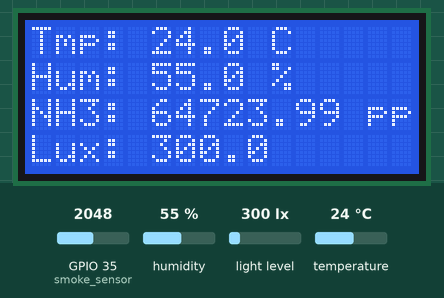
This sketch was run on a simulated ESP32. Parts: 16×4 character LCD. The inputs (shaded band) are chosen by the test bench; at power-on: GPIO 35 (smoke_sensor) = 2048, humidity 55 %, light level 300 lx, temperature 24 °C. WiFi joins after 1.5 s; servers stay silent unless stated; EEPROM starts erased; what the sketch prints to the serial monitor is not drawn.

Above: at 10.8 s.
10.9 s: GPIO 35 (smoke_sensor) set to 3856
At 15.1 s:
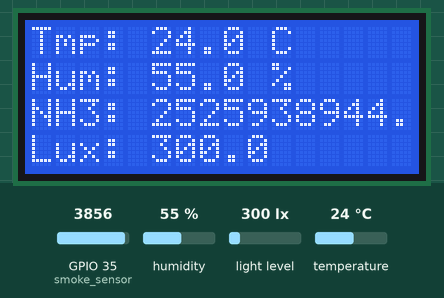
15.4 s: GPIO 35 (smoke_sensor) set to 3945
At 18.7 s:
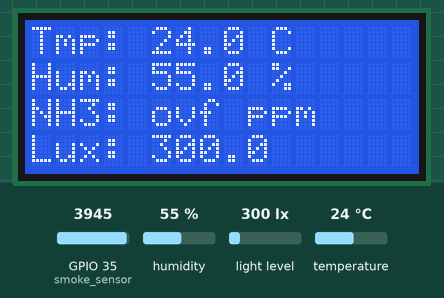
19.0 s: humidity set to 22 %
At 21.6 s:
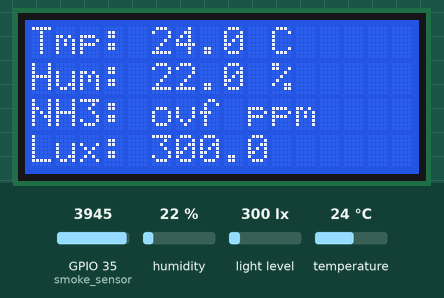
22.7 s: light level set to 40 lx
At 25.4 s:
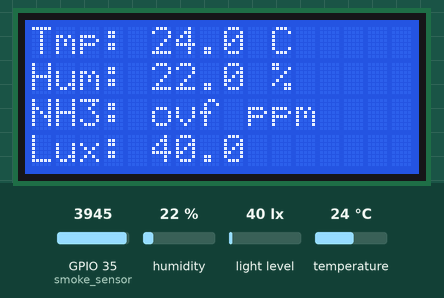
26.4 s: temperature set to 12 °C
At 29.2 s:
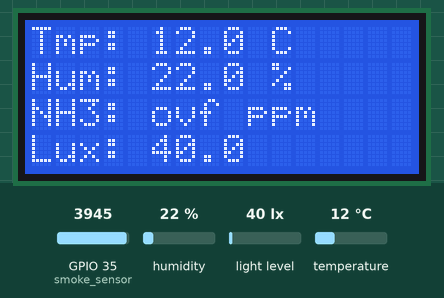
30.0 s: light level set to 500 lx
At 33.1 s:
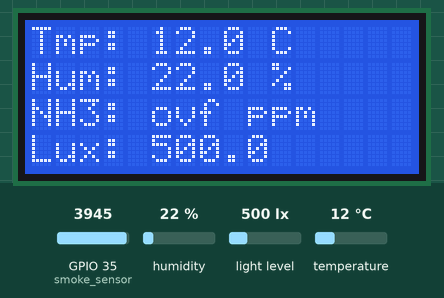
Timing chart, 0 to 34.6 s (numbered marks = the images above; inputs shaded):
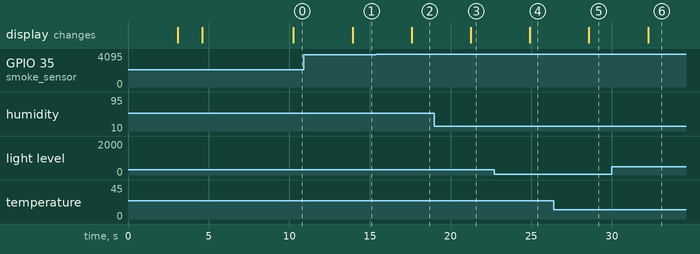

Measured:
- the behaviour switches between 3885 and 3886 on GPIO 35 (smoke_sensor) (found by bisection; images 1 and 2)
- after the input at 10.9 s, the display: changes after 3.0 s (image 1)
- after the input at 15.4 s, the display: changes after 2.2 s (image 2)
- after the input at 19.0 s, the display: changes after 2.3 s (image 3)
- after the input at 22.7 s, the display: changes after 2.2 s (image 4)
- after the input at 26.4 s, the display: changes after 2.2 s (image 5)
- after the input at 30.0 s, the display: changes after 2.2 s (image 6)

The sketch:

manderah_sensor.ino
```cpp
#include <LiquidCrystal_I2C.h>
#include <Wire.h>
#include <BH1750.h>
#include "DHT.h"
#include <Preferences.h> // For storing Ro and offset in non-volatile memory (ESP32)
#include <WiFi.h>
#include <HTTPClient.h>

// WiFi Credentials
//BABEKWAL
// const char* ssid = "Jazz 4G CPE_FECD";
// const char* password = "34278261";
//MANDRA
// const char* ssid = "Aamir khan";
// const char* password = "Hi-tech33";
//HI TECH TESTING
// const char* ssid = "Chief Executive_IoT";
// const char* password = "secure@1";
const char* ssid = "Hi-Tech-Farm";
const char* password = "secure@1";


const char* serverIP = "18.199.188.82";  // original ip
// const char* serverIP = "10.17.71.91";  // Replace with your Spring Boot server IP
//const char* serverIP = "155.135.1.90";
// const int serverPort = 8080;
const int serverPort = 9090;

const char* DeviceID = "43";
const char* DeviceLabel = "H1 P";

// ─── NEW TIMING CONSTANTS & STATE ───────────────────────────────
const unsigned long FIRST_SEND_DELAY_MS = 120UL * 1000;   // 1.5 min
const unsigned long SEND_INTERVAL_MS    = 45UL * 1000;   // 45 s
// const unsigned long FIRST_SEND_DELAY_MS = 1UL * 1000;   // 1.5 min
// const unsigned long SEND_INTERVAL_MS    = 1UL * 1000;   // 45 s
unsigned long bootMillis      = 0;  // captured in setup()
unsigned long lastSendMillis  = 0;  // updated after each successful POST
// ─── COUNTDOWN HELPERS ─────────────────────────────
unsigned long lastCountdownSec = 999;   // force first print
char          lcdBuf[17];               // 16-char temp buffer
// ──────────────────────────────────────────────────

// ────────────────────────────────────────────────────────────────

// WiFi Client
WiFiClient client;

// === LCD Configuration ===
LiquidCrystal_I2C lcd(0x27, 16, 4);

// === BH1750 Light Sensor ===
BH1750 lightMeter;

// === DHT22 Sensor ===
#define DHTPIN 5
#define DHTTYPE DHT22
DHT dht(DHTPIN, DHTTYPE);

// === MQ-137 Sensor Configuration ===
#define smoke_sensor 35  // ADC pin for MQ-137

// IMPORTANT: Set RL according to the actual resistor in ohms!
// e.g. 1 kΩ => 1000.0; 10 kΩ => 10000.0, etc.
#define RL 1000.0

// If you have the typical MQ-137 from datasheet, the clean-air ratio is about 1.7
const float CLEAN_AIR_RATIO = 1.5;

// Constants for typical MQ-137 log formula (from datasheet’s log-log plot)
// log10(PPM) = (log10(Rs/Ro) - b) / m
// => PPM = 10^[(log10(Ratio) - b)/m]
// The values below (b = 0.42, m = -0.263) are approximate and may need tweaking.
// const float SLOPE_M     = -0.477;   // steeper
// const float INTERCEPT_B =  1.63;    // moves curve up

const float SLOPE_M = -0.263;
const float INTERCEPT_B = 0.42;


// For storing calibration data in ESP32 flash
Preferences prefs;

// We store Ro and an environment offset globally
// float Ro = 6000.0;
float Ro = 7000.0;          // Will be calibrated or loaded
float ammoniaOffset = 0.0;  // Used to shift final PPM reading to near zero if needed

bool doCalibration = true;  // Decide if we should calibrate on startup

// === Function Prototypes ===
void setupLCD();
void setupDHT();
void setupBH1750();
void setupSmokeSensor();
void calibrateMQ137();
void clearMQ137Calibration();
void calibrateEnvironmentOffset();

void setupWifi();
void sendDataToAPI(float PPM, int lux, float humidity, float temperature);

float readTemperature();
float readHumidity();
float readLightLevel();
float readAmmoniaPPM();

void displayData(float temp, float hum, float lux, float ppm);

void setup() {
  Serial.begin(115200);
  Wire.begin();
  pinMode(smoke_sensor, INPUT);

  // record boot-time for first-send delay
  bootMillis = millis();

  // Connect to WiFi on startup
  setupWifi();

  bool shouldClear = true; // or read from a button or command
  if (shouldClear) {
    clearMQ137Calibration();
    lcd.print("  RESET RO ");
    delay(1000);
  }

  setupLCD();
  setupDHT();
  setupBH1750();
  setupSmokeSensor();

  // Give MQ sensor some time to warm up
  delay(5000);

  // === Retrieve stored calibration from Preferences (ESP32) ===
  // ... (your calibration code commented out here) ...

  Serial.println("Setup done. Entering main loop...");
}

void setupWifi() {
  // Enable auto-reconnect and persistent settings for WiFi
  WiFi.mode(WIFI_STA);
  WiFi.setAutoReconnect(true);
  WiFi.persistent(true);

  // Start connection
  WiFi.begin(ssid, password);
  int attempts = 0;
  while (WiFi.status() != WL_CONNECTED && attempts < 20) {  // Try 20 times
      delay(1000);
      Serial.println("Connecting to WiFi...");
      attempts++;
  }
  if (WiFi.status() == WL_CONNECTED) {
      Serial.println("WiFi connected!");
      Serial.print("IP Address: ");
      Serial.println(WiFi.localIP());
  } else {
      Serial.println("WiFi connection failed!");
  }
}

// Clear MQ-137 calibration data from flash
void clearMQ137Calibration() {
  prefs.begin("mq137", false);
  prefs.clear();
  prefs.end();
  ammoniaOffset = 0.0;
  doCalibration = true;
  Serial.println("Cleared MQ-137 calibration data from flash. Next run will recalibrate.");
}

void loop() {
    // ─── 90-second boot countdown ─────────────────────
  // unsigned long now = millis();
  // if (now - bootMillis < FIRST_SEND_DELAY_MS) {
  //   unsigned long remainingSec =
  //       (FIRST_SEND_DELAY_MS - (now - bootMillis) + 999) / 1000;  // ceil

  //   if (remainingSec != lastCountdownSec) {
  //     // —— Serial monitor ——
  //     Serial.print("[ ");
  //     Serial.print(DeviceLabel);     // adds the label, e.g. f_test
  //     Serial.print("] first post in ");

  //     Serial.print(remainingSec);
  //     Serial.println(" s");

  //     // —— LCD ——
  //     lcd.clear();
  //     lcd.setCursor(0, 0);
  //     lcd.print(DeviceLabel);
  //     lcd.print(" wait...");
  //     lcd.setCursor(0, 1);
  //     snprintf(lcdBuf, sizeof(lcdBuf), "Start in %3lus", remainingSec);
  //     lcd.print(lcdBuf);           // e.g. “Start in  90s”

  //     lastCountdownSec = remainingSec;
  //   }
  //   delay(1000);   // 1-second tick
  //   return;        // skip rest of loop until delay finished
  // }
  // ──────────────────────────────────────────────────

// Check if WiFi is still connected; if not, try reconnecting.

  // Check if WiFi is still connected; if not, try reconnecting.
  if (WiFi.status() != WL_CONNECTED) {
    Serial.println("WiFi disconnected. Attempting to reconnect...");
    setupWifi();
  }
  // if (lastCountdownSec != 0) {   // just exited countdown
  //   lcd.clear();
  //   lastCountdownSec = 0;        // prevent this from running again
  // }


  // === Read Sensors ===
  float temperature = readTemperature();
  float humidity    = readHumidity();
  float lux         = readLightLevel();
  float ammoniaPPM  = readAmmoniaPPM();

  // === Display the Data ===
  displayData(temperature, humidity, lux, ammoniaPPM);

  // Unconditional call preserved – logic moved inside sendDataToAPI()
  sendDataToAPI(ammoniaPPM, lux, humidity, temperature);

  delay(3000);
}

// ───────────────────────────────────────────────────────────────
// sendDataToAPI now enforces the 1.5 min startup delay
// and 30 s interval between successful sends.
// ───────────────────────────────────────────────────────────────
void sendDataToAPI(float PPM, int lux, float humidity, float temperature) {

  unsigned long now = millis();

  // Wait 1.5 minutes after boot before the first send
  if ((now - bootMillis) < FIRST_SEND_DELAY_MS) {
    return;
  }

  // Enforce 30 second interval between sends
  if ((now - lastSendMillis) < SEND_INTERVAL_MS) {
    return;
  }

  Serial.println("Sending to API...");

  if (client.connect(serverIP, serverPort)) {

      String jsonData = String("{")
          + "\"deviceLabel\": \"" + DeviceLabel + "\","
          + "\"deviceId\": \"" + DeviceID + "\","
          + "\"ammonia_ppm\": " + (isnan(PPM) ? "null" : String(PPM)) + ","
          + "\"lux\": " + (isnan(lux) ? "null" : String(lux)) + ","
          + "\"humidity\": " + (isnan(humidity) ? "null" : String(humidity)) + ","
          + "\"temperature\": " + (isnan(temperature) ? "null" : String(temperature))
          + "}";

      // extra log showing the exact JSON payload
      Serial.print("Payload: ");
      Serial.println(jsonData);

      client.println(jsonData);
      Serial.println("Data sent to the server");
      client.stop();

      lastSendMillis = now;   // mark successful send time
  } else {
      Serial.println("Connection to server failed");
  }
}

// =========================  (rest of your original code)  =========================
void setupLCD() {
  lcd.init();
  lcd.backlight();
  lcd.setCursor(0, 0);
  lcd.print("  Hi-Tech ErpBG ");
  delay(1500);
  lcd.clear();
}

void setupDHT() {
  dht.begin();
}

void setupBH1750() {
  if (lightMeter.begin(BH1750::CONTINUOUS_HIGH_RES_MODE)) {
    Serial.println("BH1750 initialized");
  } else {
    Serial.println("BH1750 initialization failed!");
  }
}

void setupSmokeSensor() {
  // Placeholder: configure MQ-137 sensor if needed.
}

void calibrateMQ137() {
  Serial.println("Calibrating MQ-137 in clean air (or baseline air)...");
  float totalRs = 0.0;
  const int samples = 50;

  for (int i = 0; i < samples; i++) {
    int sensorValue = analogRead(smoke_sensor);
    float VRL = sensorValue * (3.3 / 4095.0);  // Convert ADC reading to voltage
    if (VRL < 0.1) VRL = 0.1;  // Avoid extreme low
    float Rs = ((3.3 / VRL) - 1.0) * RL;
    totalRs += Rs;
    delay(100);
  }

  float avgRs = totalRs / samples;
  Ro = avgRs / CLEAN_AIR_RATIO;

  Serial.print("Calibrated Ro: ");
  Serial.println(Ro);

  lcd.clear();
  lcd.setCursor(0, 0);
  lcd.print("Calibrated Ro:");
  lcd.setCursor(0, 1);
  lcd.print(Ro);
  delay(2000);
}

void calibrateEnvironmentOffset() {
  Serial.println("Measuring baseline NH3 to create offset...");
  const int offsetSamples = 20;
  float totalPPM = 0.0;
  for (int i = 0; i < offsetSamples; i++) {
    float ppm = readAmmoniaPPM();
    totalPPM += ppm;
    delay(200);
  }
  float baselinePPM = totalPPM / offsetSamples;
  ammoniaOffset = baselinePPM;
  Serial.print("Baseline PPM: ");
  Serial.println(baselinePPM);
  Serial.print("Applying offset: ");
  Serial.println(ammoniaOffset);
}

float readTemperature() {
  float temperature = dht.readTemperature();
  if (isnan(temperature)) {
    Serial.println("Failed to read temperature!");
    return NAN;
  }
  return temperature;
}

float readHumidity() {
  float humidity = dht.readHumidity();
  if (isnan(humidity)) {
    Serial.println("Failed to read humidity!");
    return NAN;
  }
  return humidity;
}

float readLightLevel() {
  float lux = lightMeter.readLightLevel();
  if (lux < 0) {
    Serial.println("Failed to read light level!");
    return NAN;
  }
  return lux;
}

float readAmmoniaPPM() {
  const int numberOfSamples = 20;
  float totalPPM = 0;
  int counter = 0;

  for (int i = 0; i < numberOfSamples; i++) {
    int sensorValue = analogRead(smoke_sensor);
    float VRL = sensorValue * (3.3 / 4095.0);
    if (VRL < 0.1) VRL = 0.1;
    float Rs = ((3.3 / VRL) - 1.0) * RL;
    float ratio = Rs / Ro;
    if (ratio <= 0) ratio = 0.01;
    float logRatio = log10(ratio);
    float ppm = pow(10, ((logRatio - INTERCEPT_B) / SLOPE_M));
    totalPPM += ppm;
    counter++;
    delay(30);
  }
  float averagePPM = (counter == 0) ? 0.0 : (totalPPM / counter);
  averagePPM -= ammoniaOffset;
  if (averagePPM < 0) averagePPM = 0;
  return averagePPM;
}

void displayData(float temp, float hum, float lux, float ppm) {
  lcd.clear();

  lcd.setCursor(0, 0);
  lcd.print("Tmp: ");
  if (isnan(temp)) lcd.print("N/A");
  else {
    lcd.print(temp, 1);
    lcd.print(" C");
  }

  lcd.setCursor(0, 1);
  lcd.print("Hum: ");
  if (isnan(hum)) lcd.print("N/A");
  else {
    lcd.print(hum, 1);
    lcd.print(" %");
  }

  lcd.setCursor(-4, 2);
  lcd.print("NH3: ");
  if (isnan(ppm)) lcd.print("N/A");
  else {
    lcd.print(ppm, 2);
    lcd.print(" ppm");
  }

  lcd.setCursor(-4, 3);
  lcd.print("Lux: ");
  if (isnan(lux)) lcd.print("N/A");
  else lcd.print(lux, 1);

  Serial.println("----------- Current Reading ------------");
  Serial.print("Temperature (C): ");
  Serial.println(temp);
  Serial.print("Humidity (%): ");
  Serial.println(hum);
  Serial.print("NH3 PPM: ");
  Serial.println(ppm);
  Serial.print("Light (lux): ");
  Serial.println(lux);
  Serial.println("----------------------------------------\n");
}
```
